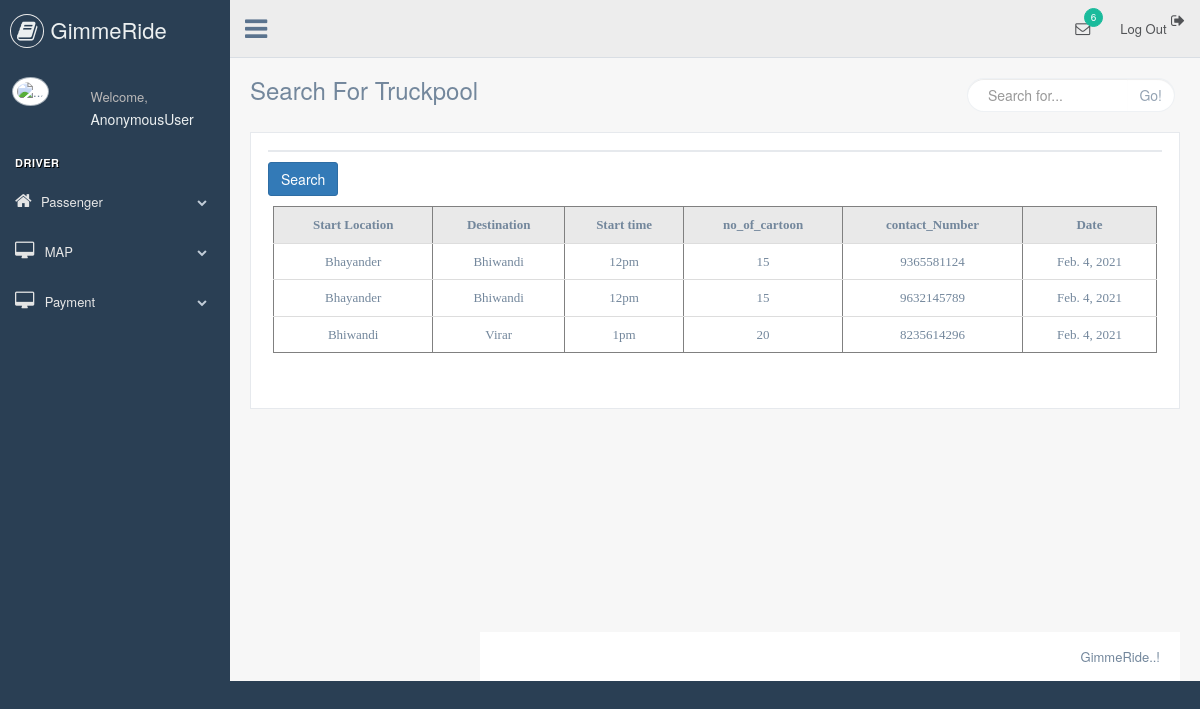
Screenshot of /driver/truckrender/ with the database file from the repository.
### driver2/models.py (models this page shows, shortened)
class TruckformModel(models.Model):
    user = models.ForeignKey(User,null=True,on_delete=models.CASCADE)
    start_location = models.CharField(max_length=255)
    destination = models.CharField(max_length=255)
    start_time = models.CharField(null=True,max_length=255)
    date =  models.DateField(null=True)
    no_of_cartoon = models.IntegerField(null=True)
    contact_Number = models.IntegerField(null=True,max_length=10)
    license = models.ImageField(null=True, blank=True)

### driver/views.py (the view, shortened to what this page needs)
# urls.py: path('truckrender/', views.truckrender, name="truckrender"),
def truckrender(request):
    form = TruckformmodelForm()
    truckformmodels =  TruckformModel.objects.all()
    myfilter = Truckformfilter(request.GET, queryset=truckformmodels)
    truckformmodels = myfilter.qs
    context = {'truckformmodels': truckformmodels, 'myfilter':myfilter}
    return render(request, 'driver/truckrender.html', context)

### driver/templates/driver/truckrender.html (shortened to what this page needs)
{% load static %}
<!DOCTYPE html>
<html lang="en">
<head>
    <link href="{% static 'css/bootstrap.min.css' %}" rel="stylesheet">
    <link href="{% static 'css/font-awesome.min.css' %}" rel="stylesheet">
    <link href="{% static 'css/nprogress.css' %}" rel="stylesheet">
    <link href="{% static 'css/custom.min.css' %}" rel="stylesheet">
</head>
<body class="nav-md">
<div class="container body">
    <div class="main_container">
        <div class="col-md-3 left_col">
            <div class="left_col scroll-view">
                <div class="navbar nav_title" style="border: 0;">
                    <a href="#" class="site_title"><i class="fa fa-book"></i> <span>GimmeRide</span></a>
                </div>
                <div class="profile clearfix">
                    <div class="profile_pic">
                        <img src="images/img.jpg" alt="..." class="img-circle profile_img">
                    </div>
                    <div class="profile_info">
                        <span>Welcome,</span>
                        <h2>{{request.user}}</h2>
                    </div>
                    <div class="clearfix"></div>
                </div>
                <br/>
                <div id="sidebar-menu" class="main_menu_side hidden-print main_menu">
                    <div class="menu_section">
                        <h3>Driver</h3>
                        <ul class="nav side-menu">
                        <li class="dropdown"><a class="dropdown-toggle" data-toggle="dropdown"><i class="fa fa-home"></i>Passenger<span class="fa fa-chevron-down"></span></a>
                    </li>
                        <li><a href="{% url 'map2' %}"><i class="fa fa-desktop"></i> MAP <span
                                    class="fa fa-chevron-down"></span></a>
                        </li>
                        <li><a href="#"><i class="fa fa-desktop"></i> Payment <span
                                    class="fa fa-chevron-down"></span></a>
                        </li>
                        </ul>
                    </div>
                </div>
            </div>
        </div>
        <div class="top_nav">
            <div class="nav_menu">
                <nav>
                    <div class="nav toggle">
                        <a id="menu_toggle"><i class="fa fa-bars"></i></a>
                    </div>
                    <ul class="nav navbar-nav navbar-right">
                        <li class="">
                                <li><a href="{% url 'logout2' %}"><i class="fa fa-sign-out pull-right"></i> Log Out</a></li>
                        </li>
                        <li role="presentation" class="dropdown">
                            <a href="javascript:;" class="dropdown-toggle info-number" data-toggle="dropdown"
                               aria-expanded="false">
                                <i class="fa fa-envelope-o"></i>
                                <span class="badge bg-green">6</span>
                            </a>
                        </li>
                    </ul>
                </nav>
            </div>
        </div>
        <div class="right_col" role="main">
            <div class="">
                <div class="page-title">
                    <div class="title_left">
                        <h3>Search For Truckpool</h3>
                    </div>
                    <div class="title_right">
                        <div class="col-md-5 col-sm-5 col-xs-12 form-group pull-right top_search">
                            <div class="input-group">
                                <input type="text" class="form-control" placeholder="Search for...">
                    <span class="input-group-btn">
                      <button class="btn btn-default" type="button">Go!</button>
                    </span>
                            </div>
                        </div>
                    </div>
                </div>
                <div class="clearfix"></div>
                <div class="row" style="min-height:500px">
                    <div class="col-md-12 col-sm-12 col-xs-12">
                        <div class="x_panel">
                            <div class="x_title">
                            </div>
                            <div class="card card-body">
                                <form method="get">
                                <button class="btn btn-primary" type="submit">Search</button>
                                </form>
                            <div class="x_content">
                            <div class ="container h-100">
                                <div class="table-responsive">
                                        <table class="table table-hover" align="center" cellpadding="5" cellspacing="0" border="1">
                                            <thead class="thead-dark">
                                                <tr bgcolor="#E9E9E9">
                                                    <td align = "center"><b><font style = "font-family: avenir" >Start Location</font></b></td>
                                                    <td align = "center"><b><font style = "font-family: avenir" >Destination</font></b></td>
                                                    <td align = "center"><b><font style = "font-family: avenir" >Start time</font></b></td>
                                                    <td align = "center"><b><font style = "font-family: avenir" >no_of_cartoon</font></b></td>
                                                    <td align = "center"><b><font style = "font-family: avenir" >contact_Number</font></b></td>
                                                    <td align = "center"><b><font style = "font-family: avenir" >Date</font></b></td>
                                                </tr>
                                            </thead>
                                            <tbody>
                                                    <tr bgcolor="#FFFFFF">
                                                        <form action="RequestSelectedRideController">
                                                        {% for obj in truckformmodels %}
                                                        <tr>
                                                        <td align = "center"><font style = "font-family: avenir" >{{obj.start_location}}</font></b></td>
                                                        <td align = "center"><font style = "font-family: avenir" >{{obj.destination}}</font></b></td>
                                                        <td align = "center"><font style = "font-family: avenir" > {{obj.start_time}}</font></b></td>
                                                        <td align = "center"><font style = "font-family: avenir" >{{obj.no_of_cartoon}}</font></b></td>
                                                        <td align = "center"><font style = "font-family: avenir" >{{obj.contact_Number}}</font></b></td>
                                                        <td align = "center"><font style = "font-family: avenir" >{{obj.date}}</font></b></td>
                                                        </form>
                                                    </tr>
                                                        {% endfor %}
                                            </tbody>
                                        </table>
                                        <br/>
                                </div>
                            </div>
                        </div>
                    </div>
                </div>
            </div>
        </div>
        <footer>
            <div class="pull-right">
                GimmeRide..!
            </div>
            <div class="clearfix"></div>
        </footer>
    </div>
</div>
</body>
</html>

### rows the page displays
TruckformModel: start_location "Bhayander", destination "Bhiwandi", start_time "12pm", no_of_cartoon "15", contact_Number "9365581124", date "Feb. 4, 2021"
TruckformModel: start_location "Bhayander", destination "Bhiwandi", start_time "12pm", no_of_cartoon "15", contact_Number "9632145789", date "Feb. 4, 2021"
TruckformModel: start_location "Bhiwandi", destination "Virar", start_time "1pm", no_of_cartoon "20", contact_Number "8235614296", date "Feb. 4, 2021"

### other values shown
{{ request.user }} "AnonymousUser"
